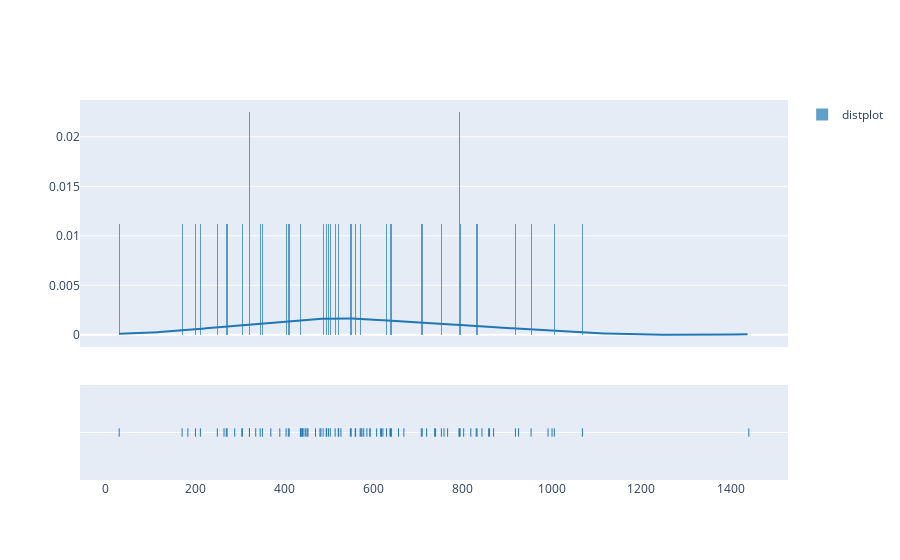

The cell this chart's notebook holds for it:
### Code cell
import plotly.figure_factory as ff
hist_data = [data_file["Y"]]
group_labels = ['distplot'] # name of the dataset

fig = ff.create_distplot(hist_data, group_labels)
fig.show()

### Figure 1 — Plotly figure (JSON) as saved in the notebook; plotly's stock layout.template omitted (floating-point values rounded to 4 significant figures; data arrays with more than 128 entries replaced by an {"elided": "..."} marker saying what was removed)
{"data": [{"autobinx": false, "histnorm": "probability density", "legendgroup": "distplot", "marker": {"color": "rgb(31, 119, 180)"}, "name": "distplot", "opacity": 0.7, "type": "histogram", "x": [30, 171, 184, 201, 212, 250, 265, 270, 272, 289, 305, 306, 322, 322, 336, 346, 351, 370, 390, 404, 409, 411, 436, 437, 439, 441, 444, 448, 451, 453, 470, 480, 482, 487, 494, 495, 499, 503, 514, 521, 522, 527, 548, 550, 559, 560, 570, 572, 574, 578, 585, 592, 592, 607, 616, 618, 621, 629, 637, 638, 640, 656, 668, 707, 709, 719, 737, 739, 752, 758, 766, 792, 792, 794, 802, 818, 830, 832, 843, 858, 860, 869, 918, 925, 953, 991, 1000, 1005, 1068, 1441], "xaxis": "x", "xbins": {"end": 1441, "size": 1, "start": 30}, "yaxis": "y"}, {"legendgroup": "distplot", "marker": {"color": "rgb(31, 119, 180)"}, "mode": "lines", "name": "distplot", "showlegend": false, "type": "scatter", "x": {"elided": "500 float values"}, "xaxis": "x", "y": {"elided": "500 float values"}, "yaxis": "y"}, {"legendgroup": "distplot", "marker": {"color": "rgb(31, 119, 180)", "symbol": "line-ns-open"}, "mode": "markers", "name": "distplot", "showlegend": false, "type": "scatter", "x": [30, 171, 184, 201, 212, 250, 265, 270, 272, 289, 305, 306, 322, 322, 336, 346, 351, 370, 390, 404, 409, 411, 436, 437, 439, 441, 444, 448, 451, 453, 470, 480, 482, 487, 494, 495, 499, 503, 514, 521, 522, 527, 548, 550, 559, 560, 570, 572, 574, 578, 585, 592, 592, 607, 616, 618, 621, 629, 637, 638, 640, 656, 668, 707, 709, 719, 737, 739, 752, 758, 766, 792, 792, 794, 802, 818, 830, 832, 843, 858, 860, 869, 918, 925, 953, 991, 1000, 1005, 1068, 1441], "xaxis": "x", "y": ["distplot", "distplot", "distplot", "distplot", "distplot", "distplot", "distplot", "distplot", "distplot", "distplot", "distplot", "distplot", "distplot", "distplot", "distplot", "distplot", "distplot", "distplot", "distplot", "distplot", "distplot", "distplot", "distplot", "distplot", "distplot", "distplot", "distplot", "distplot", "distplot", "distplot", "distplot", "distplot", "distplot", "distplot", "distplot", "distplot", "distplot", "distplot", "distplot", "distplot", "distplot", "distplot", "distplot", "distplot", "distplot", "distplot", "distplot", "distplot", "distplot", "distplot", "distplot", "distplot", "distplot", "distplot", "distplot", "distplot", "distplot", "distplot", "distplot", "distplot", "distplot", "distplot", "distplot", "distplot", "distplot", "distplot", "distplot", "distplot", "distplot", "distplot", "distplot", "distplot", "distplot", "distplot", "distplot", "distplot", "distplot", "distplot", "distplot", "distplot", "distplot", "distplot", "distplot", "distplot", "distplot", "distplot", "distplot", "distplot", "distplot", "distplot"], "yaxis": "y2"}], "layout": {"barmode": "overlay", "hovermode": "closest", "legend": {"traceorder": "reversed"}, "xaxis": {"anchor": "y2", "domain": [0, 1], "zeroline": false}, "yaxis": {"anchor": "free", "domain": [0.35, 1], "position": 0}, "yaxis2": {"anchor": "x", "domain": [0, 0.25], "dtick": 1, "showticklabels": false}}}
